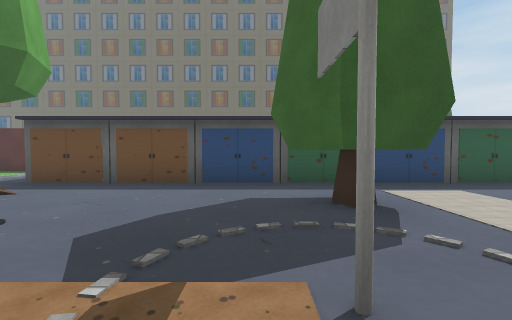
View 1 (above)

18 first-person views from a walk through a 3-D level made in the Unity game engine. The camera is 1.3 m above the floor, tilts 2° down and sees 90° across. The floor is counted in squares, 2 m on a side. Each view is taken from the middle of a square. On the plan, view 1 faces up. The plan holds only what a view shows up to about 9 squares ahead; the rest is blank. The place goes on beyond the plan. The player character is not drawn. Some surface patterns are stand-ins.

View 2
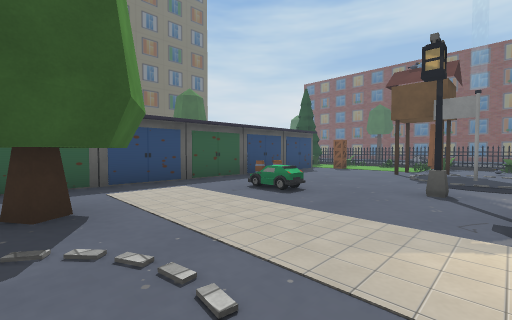

View 3
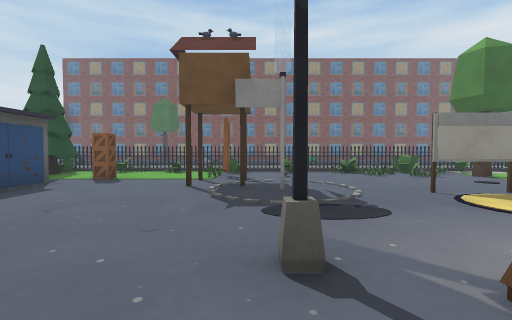

View 4
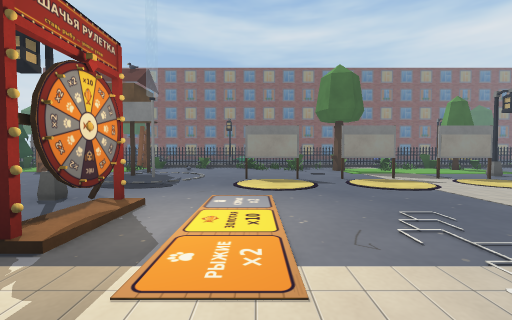

View 5
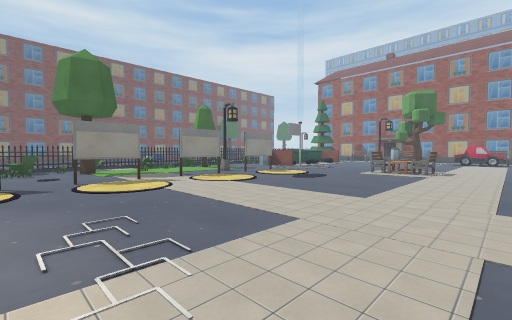

View 6
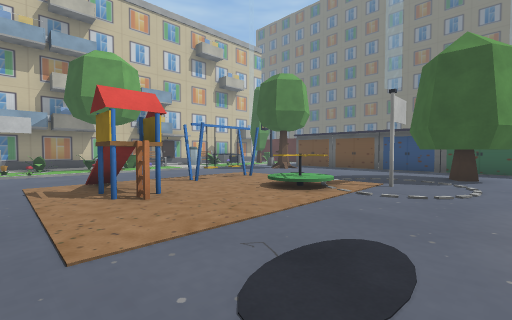

View 7
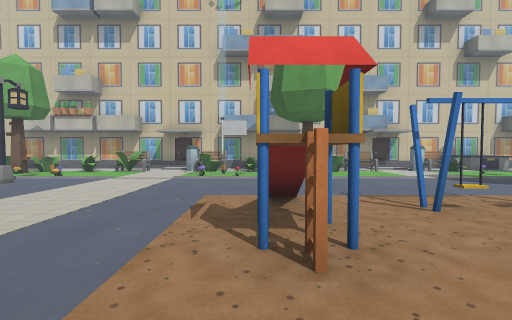

View 8
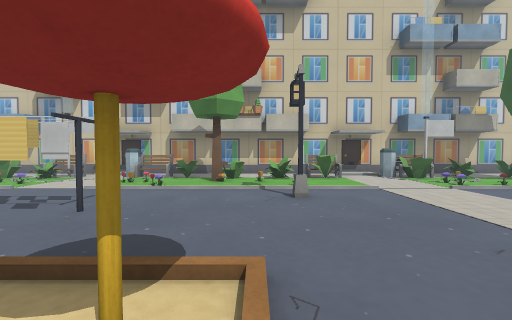

View 9
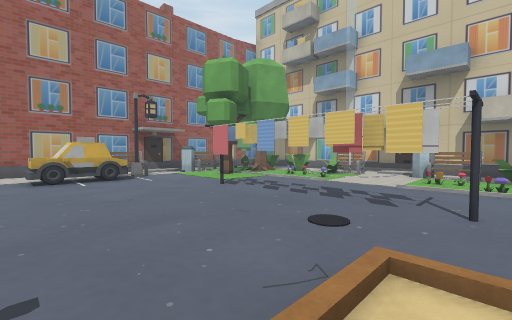

View 10
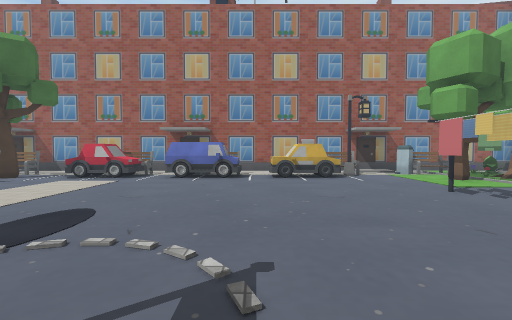

View 11
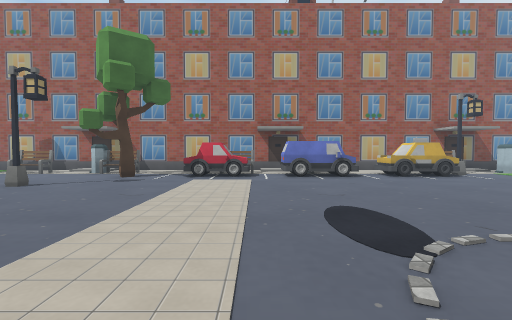

View 12
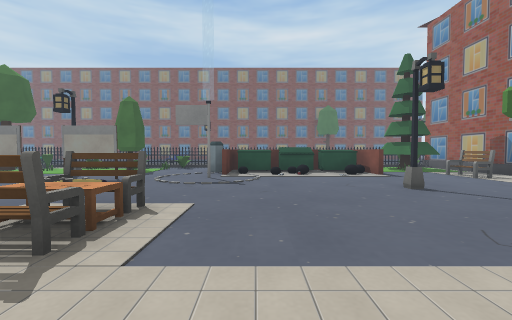

View 13
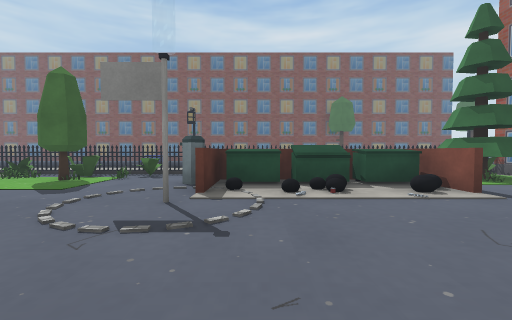

View 14
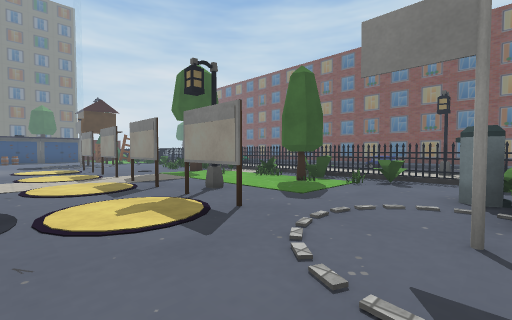

View 15
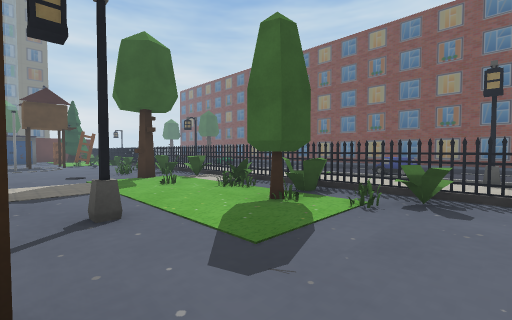

View 16
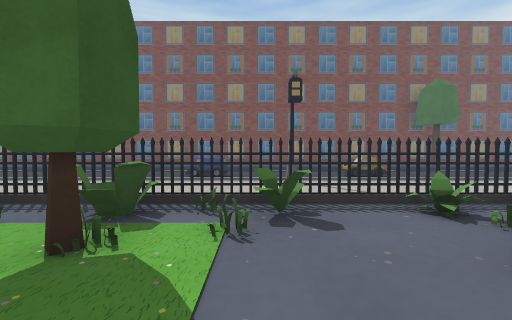

View 17
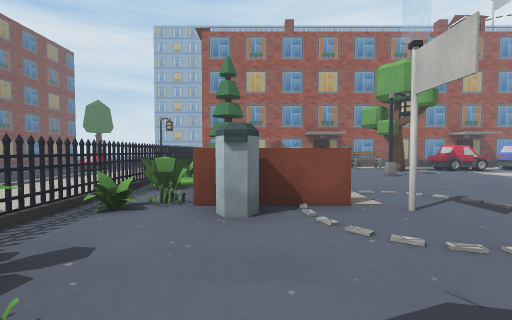

View 18
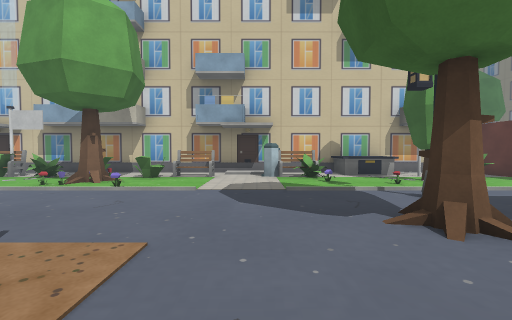

### Floor plan
Points are (right, up) in squares from view 1. A wall is a line through its corners. A room is listed if a view was taken in it or the views show most of it. See-through windows are left out.
Room 1 (views 1, 2, 3, 4, 5, 6, 7, 8, 9, 10, 11, 12, 13, 14, 15, 16, 17, 18)
walls: (-2.4, -2.9) (-3.5, -2.9); (8.8, -12.1) (9.6, -12.1); (9.4, -12.2) (8.8, -12.2); (-3.9, -12.2) (-3.9, -12.8); (-4.5, -11.5) (-4.5, -12); (-4.2, -12.2) (-4.2, -12.8); (-4.5, -12.1) (-4.5, -13.1); (-3.9, -12.9) (-3.9, -13.4); (9.7, -13.5) (9.7, -12.5); (-3.9, -13.5) (-3.9, -14); (-4.5, -14.6) (-4.5, -15.1); (8.8, -16.3) (10.6, -16.3) (10.6, -14.9); (-1.4, 5.2) (-4.6, 5.2); (9.7, -16.1) (9.7, -15.4); (9.1, 5.2) (0.6, 5.2); (-7.4, 8.3) (-9.1, 8.3); (-9.8, 7.1) (-9.8, -17.5); (-9.8, -19.7) (12.2, -19.7)
low walls: (-2.6, -9.5) (-2.6, -10.5); (-8.7, 5.5) (-8.7, 4.4) (-9.8, 4.4)
objects: other object (-9, -19); other object (-9, -15); other object (-9, -13); other object (-9, -12); other object (-9, -5) to (-9, -4); other object (-9, 0); other object (-9, 2); other object (-9, 3); other object (-9, 6); other object (-8, -19); other object (-8, -18); other object (-8, -17) to (-8, -16); other object (-8, -15); other object (-8, -14); other object (-8, -11); other object (-8, -10); other object (-8, -9); other object (-8, -8); other object (-8, -7); other object (-8, -6); other object (-8, -5); other object (-8, -4); other object (-8, -3); other object (-8, -2); other object (-8, -1); other object (-8, 0); other object (-8, 3); other object (-8, 7); other object (-7, -18); other object (-7, -16); other object (-7, -15); other object (-7, -14); other object (-7, -12); other object (-7, -11); other object (-7, -10); other object (-7, -9); other object (-7, -8); other object (-7, -4); other object (-7, -3); other object (-7, -2); other object (-7, 0); other object (-7, 3); other object (-7, 5); other object (-7, 6); other object (-6, -19); other object (-6, -17); other object (-6, -11); other object (-6, -8); other object (-5, -19); other object (-5, 6) to (-5, 7); other object (-4, -18); other object (-4, -15); other object (-4, -11); other object (-4, 4); other object (-3, -18) to (-2, -18); other object (-2, -3); other object (-2, -2); other object (-1, -3); other object (-1, -1); other object (-1, 0); other object (-1, 6) to (-1, 7); other object (0, -19); other object (0, -18); other object (0, 1); other object (0, 6) to (0, 7); other object (1, -18); other object (1, 3) to (2, 4); other object (1, 5); other object (2, -18) to (3, -18); other object (2, 6) to (2, 7); other object (4, -12); other object (4, -11); other object (4, -1); other object (4, 0); other object (5, -18); other object (5, -11); other object (5, 0); other object (5, 3); other object (6, -19); other object (6, 4); other object (6, 5); other object (7, -19); other object (8, -19) to (9, -19); other object (8, -12); other object (8, -9); other object (8, -7); other object (8, -5) to (8, -4); other object (8, -3) to (8, -2); other object (8, 1); other object (9, -15); other object (9, 1) to (10, 2); other object (10, -19) to (11, -17); other object (10, -15) to (10, -14); other object (10, -12); other object (10, -10); other object (10, -6); other object (10, -5); other object (10, -3); other object (10, -2); other object (10, 4); other object (10, 5); other object (11, -13); other object (11, -12); other object (11, -11); other object (11, -10); other object (11, -9); other object (11, -8); other object (11, -7); other object (11, -4); other object (11, -3); other object (11, -2); other object (11, -1); other object (11, 1); other object (11, 2); other object (11, 3); other object (11, 5); other object (11, 6) to (11, 7); other object (11, 8); other object (12, -19); other object (12, -18); other object (12, -16); other object (12, -15); other object (12, -14); other object (12, -13); other object (12, -12); other object (12, -11); other object (12, -10); other object (12, -9); other object (12, -8); other object (12, -7); other object (12, -6); other object (12, -5); other object (12, -4); other object (12, -3); other object (12, -2); other object (12, -1); other object (12, 0); other object (12, 1); other object (12, 2); other object (12, 3); other object (12, 4); other object (12, 5); other object (12, 6); other object (12, 7); other object (12, 8); other object (15, -13); other object (15, -9)

Where each view was taken, in squares from view 1:
view 1: 0 up, 0 right, facing up
view 2: 0 up, 1 right, facing up-right
view 3: 1 up, 4 right, facing right
view 4: 2 down, 2 right, facing right
view 5: 3 down, 2 right, facing down-right
view 6: 4 down, 2 right, facing up-left
view 7: 3 down, 0 right, facing left
view 8: 9 down, 1 left, facing left
view 9: 11 down, 1 left, facing down-left
view 10: 11 down, 1 left, facing down
view 11: 11 down, 2 right, facing down
view 12: 13 down, 2 right, facing right
view 13: 13 down, 5 right, facing right
view 14: 12 down, 6 right, facing up-right
view 15: 11 down, 8 right, facing up-right
view 16: 10 down, 9 right, facing right
view 17: 9 down, 10 right, facing down
view 18: 2 up, 2 left, facing left
